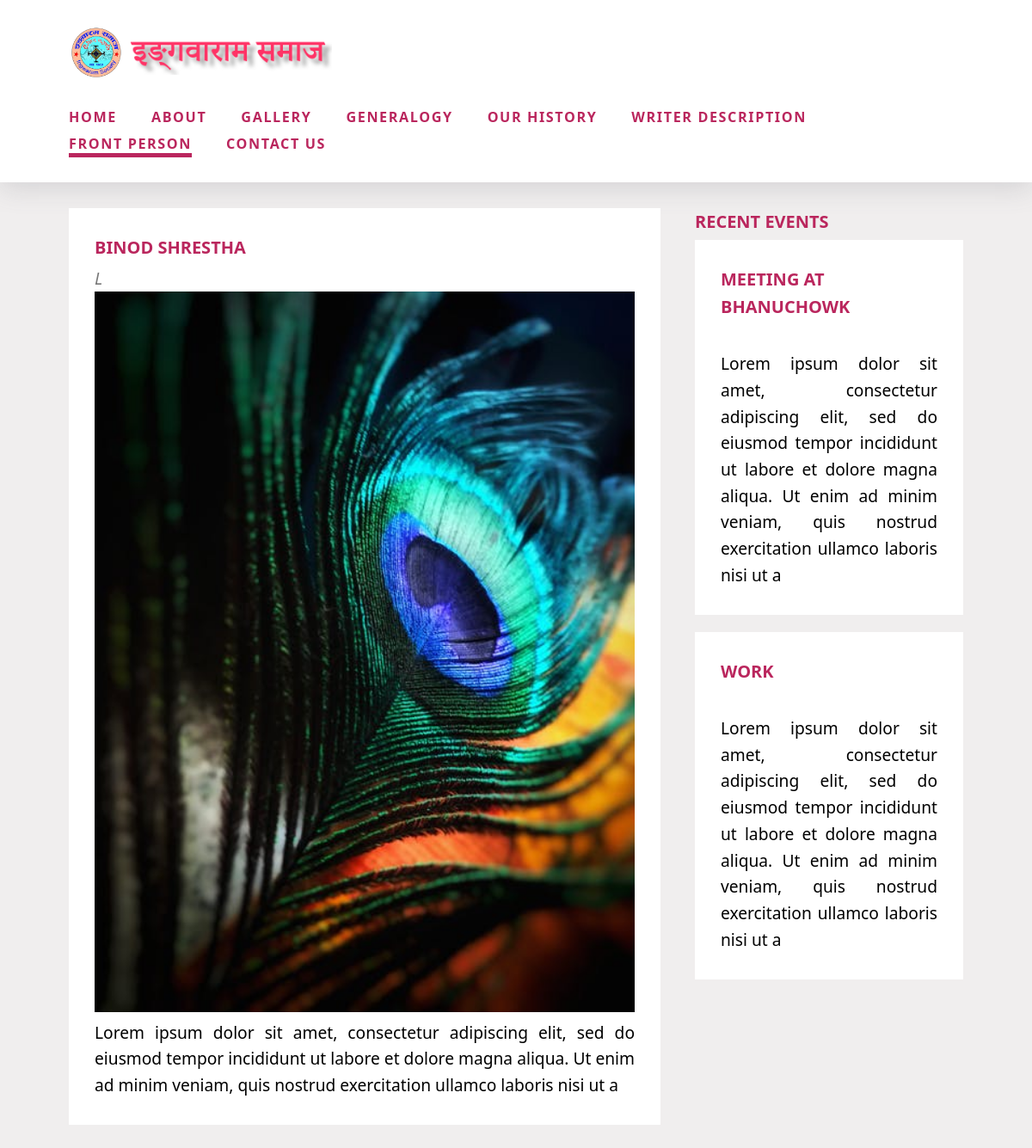
Before: /front-person with the older database file.
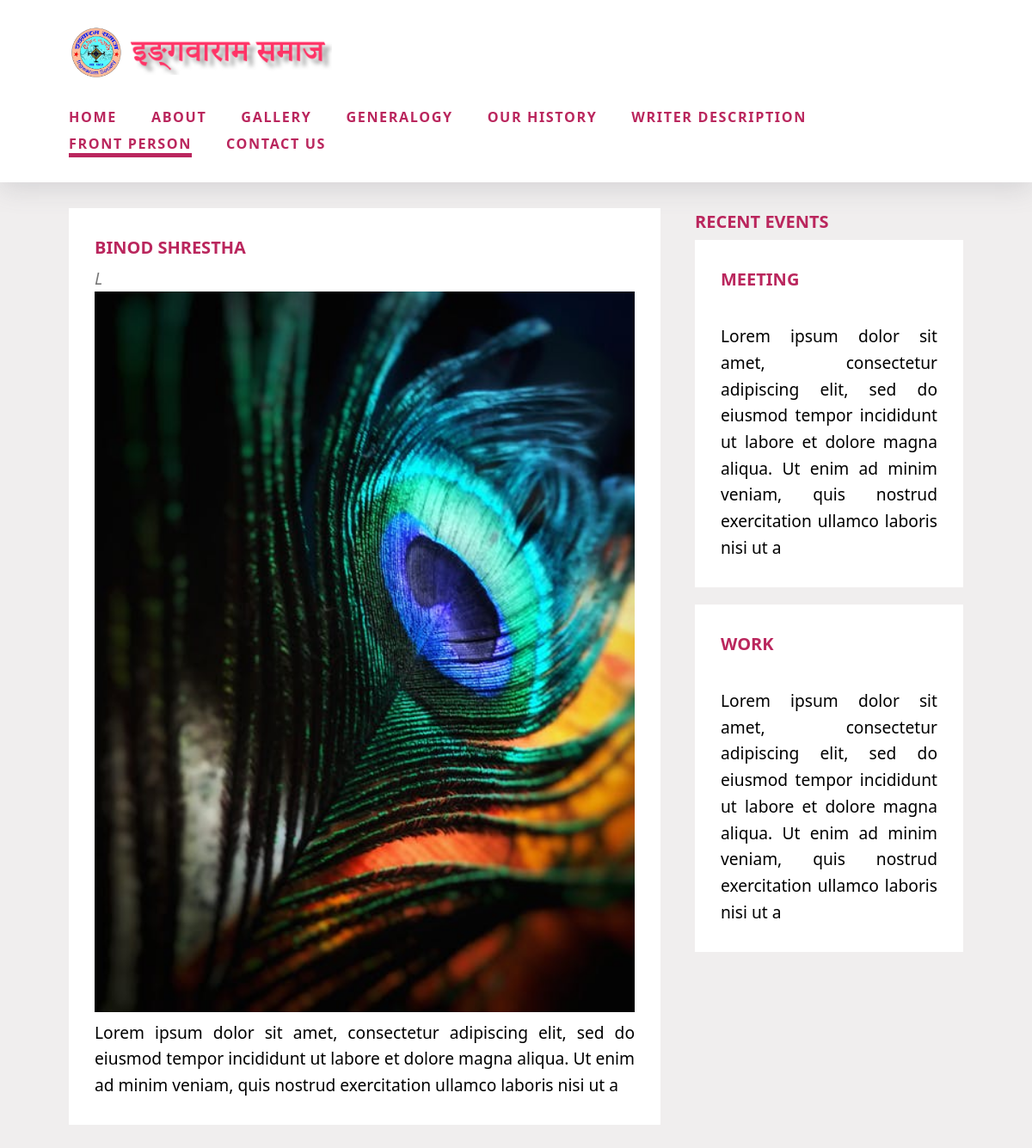
After: the same page with the newer database file.
### website/models.py (models this page shows, shortened)
class Event(models.Model):
    title = models.CharField(max_length=100)
    description = models.CharField(max_length=200)
    date = models.DateField()
    organiser = models.CharField(max_length=200)
    featured_image = models.ImageField(upload_to = "images")
    class Meta:
        verbose_name_plural = "Events"

### website/views.py (the view)
# urls.py: path('front-person',views.front_person, name="front_person"),
def front_person(request):
    events = Event.objects.all()
    front_persons=Front_Persons.objects.all()
    data = {
        'front_persons':front_persons,
        'events':events
            }
    return render(request, "pages/front.htm", data)

### templates/pages/front.htm (shortened to what this page needs)
{% extends 'base.html' %} {% block content %}
<div class="main-box">
    {% include 'nav.html' %}
    <div class="content">
        <div class="content__left-box">
            {% for front in front_persons %}
            <div class="content__card-left">
                <h2 class="heading heading--event">{{front.name}}</h2>
                <p class="paragraph paragraph--event-details"> {{front.sub_title}}</p>
                <img src="./images/event.jpeg" alt="" class="content__img-event">
                <p class="paragraph paragraph--description">{{front.description}} </p>
            </div>
            {% endfor %}
        </div>
        <div class="content__right-box">
            <h2 class="heading heading--event">Recent events</h2>
            {% for event in events %}
            <div class="content__card-right">
                <a style="text-decoration: none;color:black;" href="">
                    <h2 class="heading heading--event">{{event.title}} </h2>
                    <p class="paragraph paragraph--description"> {{event.description}}
                    </p>
                </a>
            </div>
            {% endfor %}
        </div>
    </div>
</div>
{% endblock %}

Changed rows visible on the page:
changed Event: title "MEETING AT BHANUCHOWK" → "MEETING"
